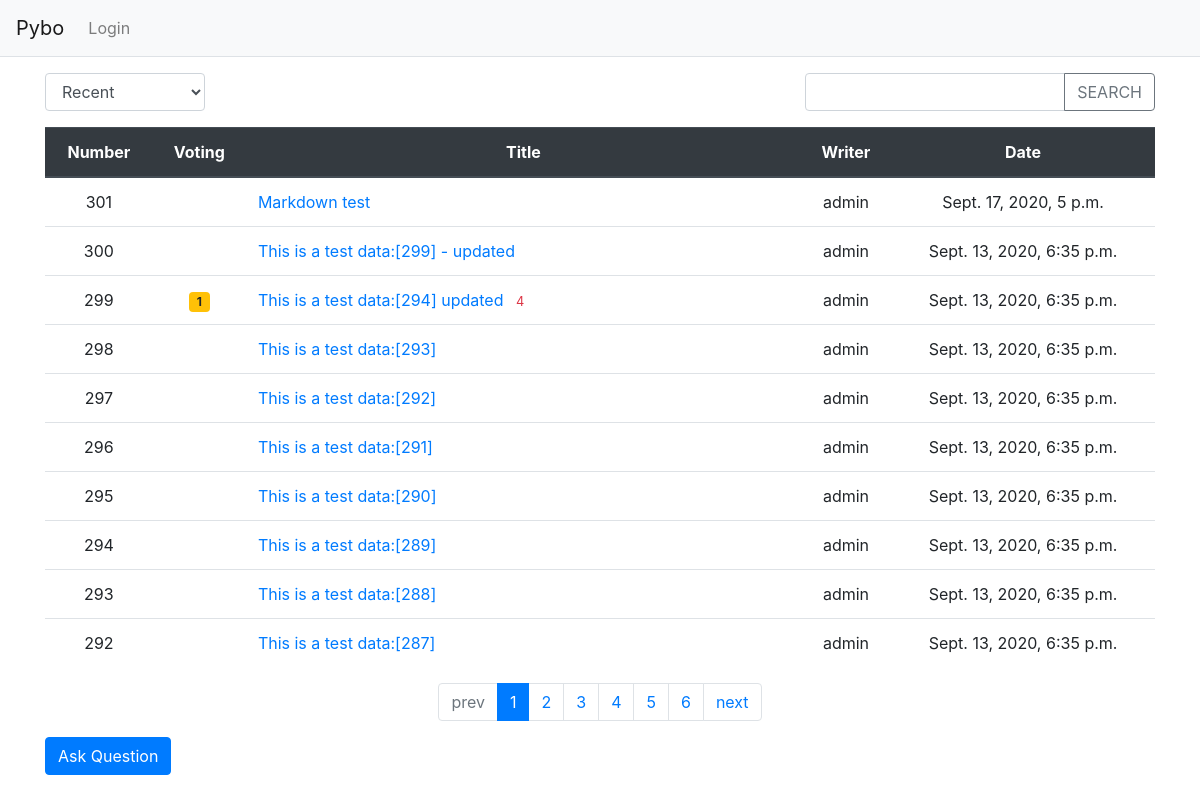
The page / on the database its author committed.
### pybo/models.py (models this page shows, shortened)
class Question(models.Model):
    subject = models.CharField(max_length=200)
    content = models.TextField()
    create_date = models.DateTimeField()
    author = models.ForeignKey(User, on_delete=models.CASCADE, related_name='author_question')
    modify_date = models.DateTimeField(null=True, blank=True) # null allow, blank=true: form.is_valid() does not check this.
    voter = models.ManyToManyField(User, related_name='voter_question')

### pybo/views/base_views.py (the view, shortened to what this page needs)
# urls.py: path('', base_views.index, name='index'),  # '/' path
def index(request):
    page = request.GET.get('page', '1')  # page
    kw = request.GET.get('kw', '')  # search word
    so = request.GET.get('so', 'recent')  # ordering
    if so == 'recommend':
        question_list = Question.objects.annotate(num_voter=Count('voter')).order_by('-num_voter', '-create_date') # - means opposite
    elif so == 'popular':
        question_list = Question.objects.annotate(num_answer=Count('answer')).order_by('-num_answer', '-create_date')
    else:  # recent
        question_list = Question.objects.order_by('-create_date')
    paginator = Paginator(question_list, 10)  # show 10 per page
    page_obj = paginator.get_page(page)
    context = {'question_list': page_obj, 'page': page, 'kw': kw, 'so': so}
    return render(request, 'pybo/question_list.html', context)

### pybo/templatetags/pybo_filter.py (called while the page is built)
@register.filter
def sub(value, arg):
    return value - arg

### templates/pybo/question_list.html (shortened to what this page needs)
{% extends 'base.html' %}
{% load pybo_filter %}
{% block content %}
<div class="container my-3">
    <div class="row justify-content-between my-3">
        <div class="col-2">
            <select class="form-control so">
                <option value="recent" {% if so == 'recent' %}selected{% endif %}>Recent</option>
            </select>
        </div>
        <div class="col-4 input-group">
            <input type="text" class="form-control kw" value="{{ kw | default_if_none:'' }}">
            <div class="input-group-append">
                <button class="btn btn-outline-secondary" type="button" id="btn_search">SEARCH</button>
            </div>
        </div>
    </div>
    <table class="table">
        <thead>
        <tr class="text-center thead-dark">
            <th>Number</th>
            <th>Voting</th>
            <th style="width:50%">Title</th>
            <th>Writer</th>
            <th>Date</th>
        </tr>
        </thead>
        <tbody>
        {% if question_list %}
        {% for question in question_list %}
        <tr class="text-center">
            <td>
                {{ question_list.paginator.count|sub:question_list.start_index|sub:forloop.counter0|add:1 }}
            </td>
            <td>
                {% if question.voter.all.count > 0 %}
                <span class="badge badge-warning px-2 py-1">{{ question.voter.all.count }}</span>
                {% endif %}
            </td>
            <td class="text-left">
                <a href="{% url 'pybo:detail' question.id %}">{{ question.subject }}</a>
                {% if question.answer_set.count > 0 %}
                    <span class="text-danger small ml-2">{{ question.answer_set.count }}</span>
                {% endif %}
            </td>
            <td>{{ question.author.username }}</td>
            <td>{{ question.create_date }}</td>
        </tr>
        {% endfor %}
        {% else %}
        <tr>
            <td colspan="3">No Data</td>
        </tr>
        {% endif %}
        </tbody>
    </table>
    <ul class="pagination justify-content-center">
        {% if question_list.has_previous %}
        <li class="page-item">
            <a class="page-link" data-page="{{ question_list.previous_page_number }}" href="#">prev</a>
        </li>
        {% else %}
        <li class="page-item disabled">
            <a class="page-link" tabindex="-1" aria-disabled="true" href="#">prev</a>
        </li>
        {% endif %}
        {% for page_number in question_list.paginator.page_range %}
        {% if page_number >= question_list.number|add:-5 and page_number <= question_list.number|add:5 %}
            {% if page_number == question_list.number %}
            <li class="page-item active" aria-current="page">
                <a class="page-link" data-page="{{ page_number }}" href="#">{{ page_number }}</a>
            </li>
            {% else %}
            <li class="page-item">
                <a class="page-link" data-page="{{ page_number }}" href="#">{{ page_number }}</a>
            </li>
            {% endif %}
        {% endif %}
        {% endfor %}
        {% if question_list.has_next %}
        <li class="page-item">
            <a class="page-link" data-page="{{ question_list.next_page_number }}" href="#">next</a>
        </li>
        {% else %}
        <li class="page-item disabled">
            <a class="page-link" tabindex="-1" aria-disabled="true" href="#">next</a>
        </li>
        {% endif %}
    </ul>
    <a href="{% url 'pybo:question_create' %}" class="btn btn-primary">Ask Question</a>
</div>
{% endblock %}

### rows shown on the page
Question: paginator.count|sub "301", subject "Markdown test", author.username "admin", create_date "Sept. 17, 2020, 5 p.m."
Question: paginator.count|sub "300", subject "This is a test data:[299] - updated", author.username "admin", create_date "Sept. 13, 2020, 6:35 p.m."
Question: paginator.count|sub "299", voter.all.count "1", subject "This is a test data:[294] updated", answer_set.count "4", author.username "admin", create_date "Sept. 13, 2020, 6:35 p.m."
Question: paginator.count|sub "298", subject "This is a test data:[293]", author.username "admin", create_date "Sept. 13, 2020, 6:35 p.m."
Question: paginator.count|sub "297", subject "This is a test data:[292]", author.username "admin", create_date "Sept. 13, 2020, 6:35 p.m."
Question: paginator.count|sub "296", subject "This is a test data:[291]", author.username "admin", create_date "Sept. 13, 2020, 6:35 p.m."
Question: paginator.count|sub "295", subject "This is a test data:[290]", author.username "admin", create_date "Sept. 13, 2020, 6:35 p.m."
Question: paginator.count|sub "294", subject "This is a test data:[289]", author.username "admin", create_date "Sept. 13, 2020, 6:35 p.m."
Question: paginator.count|sub "293", subject "This is a test data:[288]", author.username "admin", create_date "Sept. 13, 2020, 6:35 p.m."
Question: paginator.count|sub "292", subject "This is a test data:[287]", author.username "admin", create_date "Sept. 13, 2020, 6:35 p.m."

### other values the page prints
{{ page_number }} "1"
{{ page_number }} "2" "3" "4" "5" "6"
